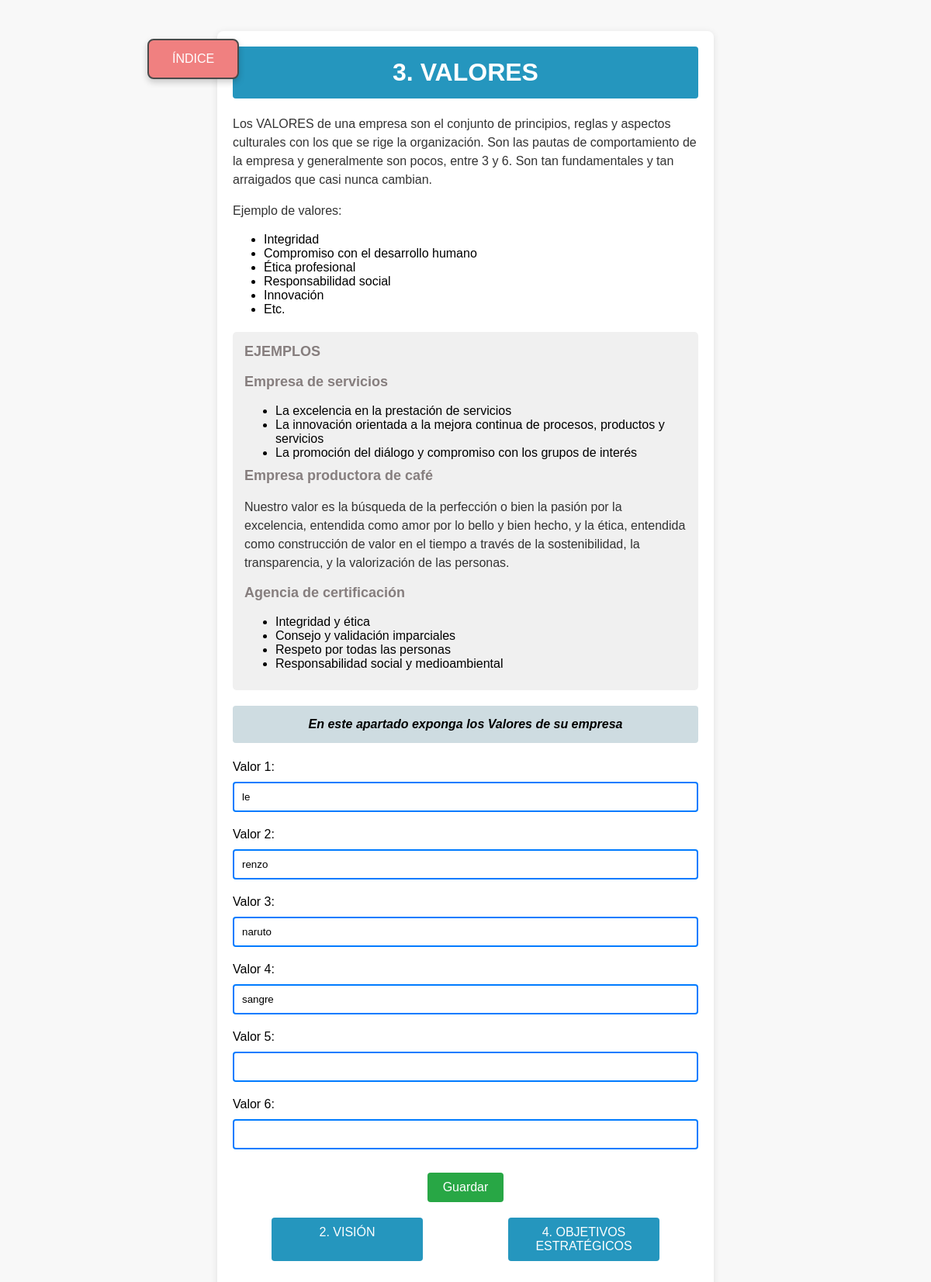
Page /Formularios/valores.php on the committed database.
### tables this page shows
CREATE TABLE IF NOT EXISTS `empresa` (
  `id` int(11) NOT NULL AUTO_INCREMENT,
  `id_usuario` int(11) NOT NULL,
  `mision` text DEFAULT NULL,
  `vision` text DEFAULT NULL,
  `valores` text DEFAULT NULL,
  `objetivos_generales` text DEFAULT NULL,
  `objetivos_especificos` text DEFAULT NULL,
  `amenazas` text DEFAULT NULL,
  `fortalezas` text DEFAULT NULL,
  `debilidades` text DEFAULT NULL,
  `oportunidades` text DEFAULT NULL,
  `unidad_estrategica` text DEFAULT NULL,
  `potenciald` decimal(5,2) DEFAULT NULL,
  `reflexion` text DEFAULT NULL,
  PRIMARY KEY (`id`),
  KEY `id_usuario` (`id_usuario`),
  CONSTRAINT `empresa_ibfk_1` FOREIGN KEY (`id_usuario`) REFERENCES `usuarios` (`id`)
);

### Formularios/valores.php (the view, shortened to what this page needs)
<!DOCTYPE html>
<html lang="es">
<head>
    <link rel="stylesheet" href="../css/valores.css">
</head>
<body>
    <a class="volver" href="../principal.php">ÍNDICE</a>
    <div class="container">
        <h1>3. VALORES</h1>
        <div class="info">
            <p>Los VALORES de una empresa son el conjunto de principios, reglas y aspectos culturales con los que se
                rige la organización. Son las pautas de comportamiento de la empresa y generalmente son pocos, entre
                3 y 6. Son tan fundamentales y tan arraigados que casi nunca cambian.</p>
            <p>Ejemplo de valores:</p>
            <ul>
                <li>Integridad</li>
                <li>Compromiso con el desarrollo humano</li>
                <li>Ética profesional</li>
                <li>Responsabilidad social</li>
                <li>Innovación</li>
                <li>Etc.</li>
            </ul>
            <div class="ejemplos">
                <h3>EJEMPLOS</h3>
                <h3>Empresa de servicios</h3>
                <ul>
                    <li>La excelencia en la prestación de servicios</li>
                    <li>La innovación orientada a la mejora continua de procesos, productos y servicios</li>
                    <li>La promoción del diálogo y compromiso con los grupos de interés</li>
                </ul>
                <h3>Empresa productora de café</h3>
                <p>
                    Nuestro valor es la búsqueda de la perfección o bien la pasión por la excelencia, entendida como
                    amor por lo bello y bien hecho, y la ética, entendida como construcción de valor en el tiempo a
                    través de la sostenibilidad, la transparencia, y la valorización de las personas.
                </p>
                <h3>Agencia de certificación</h3>
                <ul>
                    <li>Integridad y ética</li>
                    <li>Consejo y validación imparciales</li>
                    <li>Respeto por todas las personas</li>
                    <li>Responsabilidad social y medioambiental</li>
                </ul>
            </div>
            <h4>En este apartado exponga los Valores de su empresa</h4>
            <div class="form-section">
                <form method="post" action="">
                    <?php
                    include '../Conexion/conexion.php';
                    $id_usuario = 1;
                    $valoresGuardados = [];
                    $sql_select = "SELECT valores FROM empresa WHERE id_usuario = ?";
                    $stmt_select = $conn->prepare($sql_select);
                    $stmt_select->bind_param('i', $id_usuario);
                    $stmt_select->execute();
                    $stmt_select->bind_result($valores);
                    if ($stmt_select->fetch()) {
                        $valoresGuardados = explode(', ', $valores);
                    }
                    ?>
                    <div class="valor-campo">
                        <label for="valor1">Valor 1:</label>
                        <input type="text" id="valor1" name="valor1" required oninput="manejarEntrada(event)"
                            value="<?php echo isset($valoresGuardados[0]) ? htmlspecialchars($valoresGuardados[0]) : ''; ?>">
                    </div>
                    <div class="valor-campo">
                        <label for="valor2">Valor 2:</label>
                        <input type="text" id="valor2" name="valor2" required oninput="manejarEntrada(event)"
                            value="<?php echo isset($valoresGuardados[1]) ? htmlspecialchars($valoresGuardados[1]) : ''; ?>">
                    </div>
                    <div class="valor-campo">
                        <label for="valor3">Valor 3:</label>
                        <input type="text" id="valor3" name="valor3" required oninput="manejarEntrada(event)"
                            value="<?php echo isset($valoresGuardados[2]) ? htmlspecialchars($valoresGuardados[2]) : ''; ?>">
                    </div>
                    <div class="valor-campo">
                        <label for="valor4">Valor 4:</label>
                        <input type="text" id="valor4" name="valor4" oninput="manejarEntrada(event)"
                            value="<?php echo isset($valoresGuardados[3]) ? htmlspecialchars($valoresGuardados[3]) : ''; ?>">
                    </div>
                    <div class="valor-campo">
                        <label for="valor5">Valor 5:</label>
                        <input type="text" id="valor5" name="valor5" oninput="manejarEntrada(event)"
                            value="<?php echo isset($valoresGuardados[4]) ? htmlspecialchars($valoresGuardados[4]) : ''; ?>">
                    </div>
                    <div class="valor-campo">
                        <label for="valor6">Valor 6:</label>
                        <input type="text" id="valor6" name="valor6" oninput="manejarEntrada(event)"
                            value="<?php echo isset($valoresGuardados[5]) ? htmlspecialchars($valoresGuardados[5]) : ''; ?>">
                    </div>
                    <div class="submit-container">
                        <button type="submit" class="submit-button">Guardar</button>
                    </div>
                    <div class="info-box">
                        <a href="../Formularios/vision.php" class="info-item">2. VISIÓN</a>
                        <a href="../Formularios/objetivos.php" class="info-item">4. OBJETIVOS ESTRATÉGICOS</a>
                    </div>
                </form>
            </div>
        </div>
    </div>
</body>
</html>

### css/valores.css (style rules this page uses)
body { font-family: Arial, sans-serif; background-color: #f8f8f8; margin: 0; padding: 0; }
.container { width: 50%; margin: auto; padding: 20px; background-color: #ffffff; border-radius: 8px; box-shadow: 0 2px 10px rgba(0, 0, 0, 0.1); margin-top: 40px; margin-bottom: 40px; }
h1 { background-color: #2596be; color: #ffffff; padding: 15px; text-align: center; border-radius: 4px; margin-top: 0; }
.info-box { display: grid; grid-template-columns: 1fr 1fr; gap: 10px; margin: 20px 0; }
.info-item { display: block; background-color: #2596be; color: #fff; padding: 10px; text-align: center; border-radius: 4px; cursor: pointer; text-decoration: none; margin-left: 50px; margin-right: 50px; }
.info-item:first-child { grid-column: 1; }
.info-item:last-child { grid-column: 2; }
ul { margin: 10px 0; }
p { font-size: 16px; color: #333; line-height: 1.5; }
input[type="text"] { width: 100%; padding: 10px; margin: 10px 0; border: 2px solid #007bff; border-radius: 4px; box-sizing: border-box; }
.volver { display: inline-block; background-color: #f08080; color: #ffffff; padding: 15px 30px; text-align: center; text-decoration: none; border-radius: 8px; border: 2px solid #4a4a4a; position: fixed; top: 50px; left: 190px; box-shadow: 0 4px 8px rgba(0, 0, 0, 0.2); transition: background-color 0.3s; }
.ejemplos { padding: 15px; margin: 20px 0; background-color: #f0f0f0; border-radius: 5px; }
h3 { font-size: 18px; color: #867e7e; margin-top: 0; }
h4 { background-color: #cedce1; color: #000000; padding: 15px; text-align: center; font-style: italic; border-radius: 4px; margin-top: 0; }
.submit-container { display: flex; justify-content: center; margin-top: 20px; }
.submit-button { background-color: #28a745; color: #ffffff; padding: 10px 20px; border: none; border-radius: 4px; cursor: pointer; text-align: center; font-size: 16px; transition: background-color 0.3s; }
.valor-campo { display: none; margin: 10px 0; }

### rows in the picture
empresa: valor1 "le", valor2 "renzo", valor3 "naruto", valor4 "sangre"
